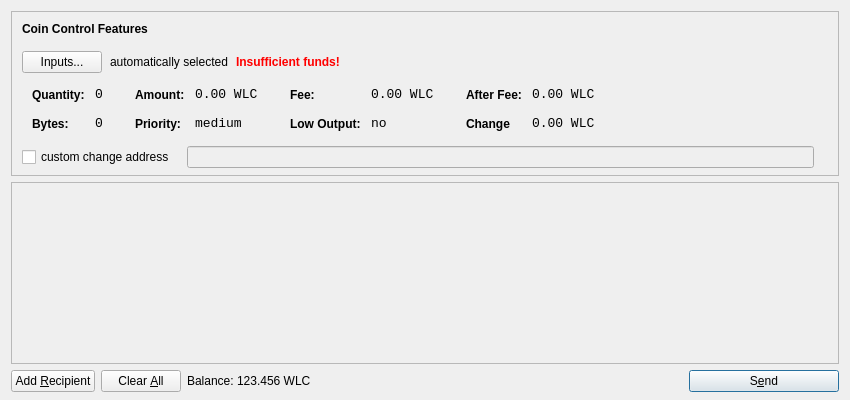
<?xml version="1.0" encoding="UTF-8"?>
<ui version="4.0">
 <class>SendCoinsDialog</class>
 <widget class="QDialog" name="SendCoinsDialog">
  <property name="geometry">
   <rect>
    <x>0</x>
    <y>0</y>
    <width>850</width>
    <height>400</height>
   </rect>
  </property>
  <property name="windowTitle">
   <string>Send Coins</string>
  </property>
  <layout class="QVBoxLayout" name="verticalLayout" stretch="0,1,0">
   <property name="bottomMargin">
    <number>8</number>
   </property>
   <item>
    <widget class="QFrame" name="frameCoinControl">
     <property name="sizePolicy">
      <sizepolicy hsizetype="Expanding" vsizetype="Expanding">
       <horstretch>0</horstretch>
       <verstretch>0</verstretch>
      </sizepolicy>
     </property>
     <property name="maximumSize">
      <size>
       <width>16777215</width>
       <height>16777215</height>
      </size>
     </property>
     <property name="frameShape">
      <enum>QFrame::StyledPanel</enum>
     </property>
     <property name="frameShadow">
      <enum>QFrame::Sunken</enum>
     </property>
     <layout class="QVBoxLayout" name="verticalLayoutCoinControl2">
      <property name="spacing">
       <number>-1</number>
      </property>
      <property name="leftMargin">
       <number>0</number>
      </property>
      <property name="topMargin">
       <number>0</number>
      </property>
      <property name="rightMargin">
       <number>0</number>
      </property>
      <property name="bottomMargin">
       <number>6</number>
      </property>
      <item>
       <layout class="QVBoxLayout" name="verticalLayoutCoinControl" stretch="0,0,0,0,1">
        <property name="spacing">
         <number>0</number>
        </property>
        <property name="leftMargin">
         <number>10</number>
        </property>
        <property name="topMargin">
         <number>10</number>
        </property>
        <item>
         <layout class="QHBoxLayout" name="horizontalLayoutCoinControl1">
          <property name="bottomMargin">
           <number>15</number>
          </property>
          <item>
           <widget class="QLabel" name="labelCoinControlFeatures">
            <property name="sizePolicy">
             <sizepolicy hsizetype="Preferred" vsizetype="Maximum">
              <horstretch>0</horstretch>
              <verstretch>0</verstretch>
             </sizepolicy>
            </property>
            <property name="font">
             <font>
              <weight>75</weight>
              <bold>true</bold>
             </font>
            </property>
            <property name="styleSheet">
             <string notr="true">font-weight:bold;</string>
            </property>
            <property name="text">
             <string>Coin Control Features</string>
            </property>
           </widget>
          </item>
         </layout>
        </item>
        <item>
         <layout class="QHBoxLayout" name="horizontalLayoutCoinControl2" stretch="0,0,0,0">
          <property name="spacing">
           <number>8</number>
          </property>
          <property name="bottomMargin">
           <number>10</number>
          </property>
          <item>
           <widget class="QPushButton" name="pushButtonCoinControl">
            <property name="styleSheet">
             <string notr="true"/>
            </property>
            <property name="text">
             <string>Inputs...</string>
            </property>
           </widget>
          </item>
          <item>
           <widget class="QLabel" name="labelCoinControlAutomaticallySelected">
            <property name="text">
             <string>automatically selected</string>
            </property>
            <property name="margin">
             <number>5</number>
            </property>
           </widget>
          </item>
          <item>
           <widget class="QLabel" name="labelCoinControlInsuffFunds">
            <property name="font">
             <font>
              <weight>75</weight>
              <bold>true</bold>
             </font>
            </property>
            <property name="styleSheet">
             <string notr="true">color:red;font-weight:bold;</string>
            </property>
            <property name="text">
             <string>Insufficient funds!</string>
            </property>
            <property name="margin">
             <number>5</number>
            </property>
           </widget>
          </item>
          <item>
           <spacer name="horizontalSpacerCoinControl">
            <property name="orientation">
             <enum>Qt::Horizontal</enum>
            </property>
            <property name="sizeHint" stdset="0">
             <size>
              <width>40</width>
              <height>1</height>
             </size>
            </property>
           </spacer>
          </item>
         </layout>
        </item>
        <item>
         <widget class="QWidget" name="widgetCoinControl" native="true">
          <property name="sizePolicy">
           <sizepolicy hsizetype="Preferred" vsizetype="Preferred">
            <horstretch>0</horstretch>
            <verstretch>0</verstretch>
           </sizepolicy>
          </property>
          <property name="minimumSize">
           <size>
            <width>0</width>
            <height>0</height>
           </size>
          </property>
          <property name="styleSheet">
           <string notr="true"/>
          </property>
          <layout class="QHBoxLayout" name="horizontalLayoutCoinControl5">
           <property name="margin">
            <number>0</number>
           </property>
           <item>
            <layout class="QHBoxLayout" name="horizontalLayoutCoinControl3" stretch="0,0,0,1">
             <property name="spacing">
              <number>20</number>
             </property>
             <property name="topMargin">
              <number>0</number>
             </property>
             <property name="bottomMargin">
              <number>10</number>
             </property>
             <item>
              <layout class="QFormLayout" name="formLayoutCoinControl1">
               <property name="horizontalSpacing">
                <number>10</number>
               </property>
               <property name="verticalSpacing">
                <number>14</number>
               </property>
               <property name="leftMargin">
                <number>10</number>
               </property>
               <property name="topMargin">
                <number>4</number>
               </property>
               <property name="rightMargin">
                <number>6</number>
               </property>
               <item row="0" column="0">
                <widget class="QLabel" name="labelCoinControlQuantityText">
                 <property name="styleSheet">
                  <string notr="true">font-weight:bold;</string>
                 </property>
                 <property name="text">
                  <string>Quantity:</string>
                 </property>
                 <property name="margin">
                  <number>0</number>
                 </property>
                </widget>
               </item>
               <item row="0" column="1">
                <widget class="QLabel" name="labelCoinControlQuantity">
                 <property name="font">
                  <font>
                   <family>Monospace</family>
                   <pointsize>10</pointsize>
                  </font>
                 </property>
                 <property name="cursor">
                  <cursorShape>IBeamCursor</cursorShape>
                 </property>
                 <property name="contextMenuPolicy">
                  <enum>Qt::ActionsContextMenu</enum>
                 </property>
                 <property name="text">
                  <string>0</string>
                 </property>
                 <property name="margin">
                  <number>0</number>
                 </property>
                 <property name="textInteractionFlags">
                  <set>Qt::LinksAccessibleByMouse|Qt::TextSelectableByKeyboard|Qt::TextSelectableByMouse</set>
                 </property>
                </widget>
               </item>
               <item row="1" column="0">
                <widget class="QLabel" name="labelCoinControlBytesText">
                 <property name="styleSheet">
                  <string notr="true">font-weight:bold;</string>
                 </property>
                 <property name="text">
                  <string>Bytes:</string>
                 </property>
                </widget>
               </item>
               <item row="1" column="1">
                <widget class="QLabel" name="labelCoinControlBytes">
                 <property name="font">
                  <font>
                   <family>Monospace</family>
                   <pointsize>10</pointsize>
                  </font>
                 </property>
                 <property name="cursor">
                  <cursorShape>IBeamCursor</cursorShape>
                 </property>
                 <property name="contextMenuPolicy">
                  <enum>Qt::ActionsContextMenu</enum>
                 </property>
                 <property name="text">
                  <string>0</string>
                 </property>
                 <property name="textInteractionFlags">
                  <set>Qt::LinksAccessibleByMouse|Qt::TextSelectableByKeyboard|Qt::TextSelectableByMouse</set>
                 </property>
                </widget>
               </item>
              </layout>
             </item>
             <item>
              <layout class="QFormLayout" name="formLayoutCoinControl2">
               <property name="horizontalSpacing">
                <number>10</number>
               </property>
               <property name="verticalSpacing">
                <number>14</number>
               </property>
               <property name="leftMargin">
                <number>6</number>
               </property>
               <property name="topMargin">
                <number>4</number>
               </property>
               <property name="rightMargin">
                <number>6</number>
               </property>
               <item row="0" column="0">
                <widget class="QLabel" name="labelCoinControlAmountText">
                 <property name="styleSheet">
                  <string notr="true">font-weight:bold;</string>
                 </property>
                 <property name="text">
                  <string>Amount:</string>
                 </property>
                 <property name="margin">
                  <number>0</number>
                 </property>
                </widget>
               </item>
               <item row="0" column="1">
                <widget class="QLabel" name="labelCoinControlAmount">
                 <property name="font">
                  <font>
                   <family>Monospace</family>
                   <pointsize>10</pointsize>
                  </font>
                 </property>
                 <property name="cursor">
                  <cursorShape>IBeamCursor</cursorShape>
                 </property>
                 <property name="contextMenuPolicy">
                  <enum>Qt::ActionsContextMenu</enum>
                 </property>
                 <property name="text">
                  <string>0.00 WLC</string>
                 </property>
                 <property name="textInteractionFlags">
                  <set>Qt::LinksAccessibleByMouse|Qt::TextSelectableByKeyboard|Qt::TextSelectableByMouse</set>
                 </property>
                </widget>
               </item>
               <item row="1" column="0">
                <widget class="QLabel" name="labelCoinControlPriorityText">
                 <property name="styleSheet">
                  <string notr="true">font-weight:bold;</string>
                 </property>
                 <property name="text">
                  <string>Priority:</string>
                 </property>
                </widget>
               </item>
               <item row="1" column="1">
                <widget class="QLabel" name="labelCoinControlPriority">
                 <property name="font">
                  <font>
                   <family>Monospace</family>
                   <pointsize>10</pointsize>
                  </font>
                 </property>
                 <property name="cursor">
                  <cursorShape>IBeamCursor</cursorShape>
                 </property>
                 <property name="contextMenuPolicy">
                  <enum>Qt::ActionsContextMenu</enum>
                 </property>
                 <property name="text">
                  <string>medium</string>
                 </property>
                 <property name="textInteractionFlags">
                  <set>Qt::LinksAccessibleByMouse|Qt::TextSelectableByKeyboard|Qt::TextSelectableByMouse</set>
                 </property>
                </widget>
               </item>
              </layout>
             </item>
             <item>
              <layout class="QFormLayout" name="formLayoutCoinControl3">
               <property name="horizontalSpacing">
                <number>10</number>
               </property>
               <property name="verticalSpacing">
                <number>14</number>
               </property>
               <property name="leftMargin">
                <number>6</number>
               </property>
               <property name="topMargin">
                <number>4</number>
               </property>
               <property name="rightMargin">
                <number>6</number>
               </property>
               <item row="0" column="0">
                <widget class="QLabel" name="labelCoinControlFeeText">
                 <property name="styleSheet">
                  <string notr="true">font-weight:bold;</string>
                 </property>
                 <property name="text">
                  <string>Fee:</string>
                 </property>
                 <property name="margin">
                  <number>0</number>
                 </property>
                </widget>
               </item>
               <item row="0" column="1">
                <widget class="QLabel" name="labelCoinControlFee">
                 <property name="font">
                  <font>
                   <family>Monospace</family>
                   <pointsize>10</pointsize>
                  </font>
                 </property>
                 <property name="cursor">
                  <cursorShape>IBeamCursor</cursorShape>
                 </property>
                 <property name="contextMenuPolicy">
                  <enum>Qt::ActionsContextMenu</enum>
                 </property>
                 <property name="text">
                  <string>0.00 WLC</string>
                 </property>
                 <property name="textInteractionFlags">
                  <set>Qt::LinksAccessibleByMouse|Qt::TextSelectableByKeyboard|Qt::TextSelectableByMouse</set>
                 </property>
                </widget>
               </item>
               <item row="1" column="0">
                <widget class="QLabel" name="labelCoinControlLowOutputText">
                 <property name="styleSheet">
                  <string notr="true">font-weight:bold;</string>
                 </property>
                 <property name="text">
                  <string>Low Output:</string>
                 </property>
                </widget>
               </item>
               <item row="1" column="1">
                <widget class="QLabel" name="labelCoinControlLowOutput">
                 <property name="font">
                  <font>
                   <family>Monospace</family>
                   <pointsize>10</pointsize>
                  </font>
                 </property>
                 <property name="cursor">
                  <cursorShape>IBeamCursor</cursorShape>
                 </property>
                 <property name="contextMenuPolicy">
                  <enum>Qt::ActionsContextMenu</enum>
                 </property>
                 <property name="text">
                  <string>no</string>
                 </property>
                 <property name="textInteractionFlags">
                  <set>Qt::LinksAccessibleByMouse|Qt::TextSelectableByKeyboard|Qt::TextSelectableByMouse</set>
                 </property>
                </widget>
               </item>
              </layout>
             </item>
             <item>
              <layout class="QFormLayout" name="formLayoutCoinControl4">
               <property name="horizontalSpacing">
                <number>10</number>
               </property>
               <property name="verticalSpacing">
                <number>14</number>
               </property>
               <property name="leftMargin">
                <number>6</number>
               </property>
               <property name="topMargin">
                <number>4</number>
               </property>
               <property name="rightMargin">
                <number>6</number>
               </property>
               <item row="0" column="0">
                <widget class="QLabel" name="labelCoinControlAfterFeeText">
                 <property name="styleSheet">
                  <string notr="true">font-weight:bold;</string>
                 </property>
                 <property name="text">
                  <string>After Fee:</string>
                 </property>
                 <property name="margin">
                  <number>0</number>
                 </property>
                </widget>
               </item>
               <item row="0" column="1">
                <widget class="QLabel" name="labelCoinControlAfterFee">
                 <property name="font">
                  <font>
                   <family>Monospace</family>
                   <pointsize>10</pointsize>
                  </font>
                 </property>
                 <property name="cursor">
                  <cursorShape>IBeamCursor</cursorShape>
                 </property>
                 <property name="contextMenuPolicy">
                  <enum>Qt::ActionsContextMenu</enum>
                 </property>
                 <property name="text">
                  <string>0.00 WLC</string>
                 </property>
                 <property name="textInteractionFlags">
                  <set>Qt::LinksAccessibleByMouse|Qt::TextSelectableByKeyboard|Qt::TextSelectableByMouse</set>
                 </property>
                </widget>
               </item>
               <item row="1" column="0">
                <widget class="QLabel" name="labelCoinControlChangeText">
                 <property name="styleSheet">
                  <string notr="true">font-weight:bold;</string>
                 </property>
                 <property name="text">
                  <string>Change</string>
                 </property>
                </widget>
               </item>
               <item row="1" column="1">
                <widget class="QLabel" name="labelCoinControlChange">
                 <property name="font">
                  <font>
                   <family>Monospace</family>
                   <pointsize>10</pointsize>
                  </font>
                 </property>
                 <property name="cursor">
                  <cursorShape>IBeamCursor</cursorShape>
                 </property>
                 <property name="contextMenuPolicy">
                  <enum>Qt::ActionsContextMenu</enum>
                 </property>
                 <property name="text">
                  <string>0.00 WLC</string>
                 </property>
                 <property name="textInteractionFlags">
                  <set>Qt::LinksAccessibleByMouse|Qt::TextSelectableByKeyboard|Qt::TextSelectableByMouse</set>
                 </property>
                </widget>
               </item>
              </layout>
             </item>
            </layout>
           </item>
          </layout>
         </widget>
        </item>
        <item>
         <layout class="QHBoxLayout" name="horizontalLayoutCoinControl4" stretch="0,0,0">
          <property name="spacing">
           <number>12</number>
          </property>
          <property name="sizeConstraint">
           <enum>QLayout::SetDefaultConstraint</enum>
          </property>
          <property name="topMargin">
           <number>5</number>
          </property>
          <property name="rightMargin">
           <number>5</number>
          </property>
          <item>
           <widget class="QCheckBox" name="checkBoxCoinControlChange">
            <property name="text">
             <string>custom change address</string>
            </property>
           </widget>
          </item>
          <item>
           <widget class="QLineEdit" name="lineEditCoinControlChange">
            <property name="enabled">
             <bool>false</bool>
            </property>
            <property name="sizePolicy">
             <sizepolicy hsizetype="Expanding" vsizetype="Fixed">
              <horstretch>0</horstretch>
              <verstretch>0</verstretch>
             </sizepolicy>
            </property>
           </widget>
          </item>
          <item>
           <widget class="QLabel" name="labelCoinControlChangeLabel">
            <property name="sizePolicy">
             <sizepolicy hsizetype="Preferred" vsizetype="Expanding">
              <horstretch>0</horstretch>
              <verstretch>0</verstretch>
             </sizepolicy>
            </property>
            <property name="minimumSize">
             <size>
              <width>0</width>
              <height>0</height>
             </size>
            </property>
            <property name="text">
             <string/>
            </property>
            <property name="margin">
             <number>3</number>
            </property>
           </widget>
          </item>
         </layout>
        </item>
        <item>
         <spacer name="verticalSpacerCoinControl">
          <property name="orientation">
           <enum>Qt::Vertical</enum>
          </property>
          <property name="sizeHint" stdset="0">
           <size>
            <width>800</width>
            <height>1</height>
           </size>
          </property>
         </spacer>
        </item>
       </layout>
      </item>
     </layout>
    </widget>
   </item>
   <item>
    <widget class="QScrollArea" name="scrollArea">
     <property name="widgetResizable">
      <bool>true</bool>
     </property>
     <widget class="QWidget" name="scrollAreaWidgetContents">
      <property name="geometry">
       <rect>
        <x>0</x>
        <y>0</y>
        <width>830</width>
        <height>165</height>
       </rect>
      </property>
      <layout class="QVBoxLayout" name="verticalLayout_2">
       <property name="margin">
        <number>0</number>
       </property>
       <item>
        <layout class="QVBoxLayout" name="entries">
         <property name="spacing">
          <number>6</number>
         </property>
        </layout>
       </item>
       <item>
        <spacer name="verticalSpacer">
         <property name="orientation">
          <enum>Qt::Vertical</enum>
         </property>
         <property name="sizeHint" stdset="0">
          <size>
           <width>20</width>
           <height>40</height>
          </size>
         </property>
        </spacer>
       </item>
      </layout>
     </widget>
    </widget>
   </item>
   <item>
    <layout class="QHBoxLayout" name="horizontalLayout">
     <item>
      <widget class="QPushButton" name="addButton">
       <property name="toolTip">
        <string>Send to multiple recipients at once</string>
       </property>
       <property name="text">
        <string>Add &amp;Recipient</string>
       </property>
       <property name="icon">
        <iconset resource="../bitcoin.qrc">
         <normaloff>:/icons/add</normaloff>:/icons/add</iconset>
       </property>
       <property name="autoDefault">
        <bool>false</bool>
       </property>
      </widget>
     </item>
     <item>
      <widget class="QPushButton" name="clearButton">
       <property name="sizePolicy">
        <sizepolicy hsizetype="Minimum" vsizetype="Fixed">
         <horstretch>0</horstretch>
         <verstretch>0</verstretch>
        </sizepolicy>
       </property>
       <property name="toolTip">
        <string>Remove all transaction fields</string>
       </property>
       <property name="text">
        <string>Clear &amp;All</string>
       </property>
       <property name="icon">
        <iconset resource="../bitcoin.qrc">
         <normaloff>:/icons/remove</normaloff>:/icons/remove</iconset>
       </property>
       <property name="autoRepeatDelay">
        <number>300</number>
       </property>
       <property name="autoDefault">
        <bool>false</bool>
       </property>
      </widget>
     </item>
     <item>
      <layout class="QHBoxLayout" name="horizontalLayout_2">
       <property name="spacing">
        <number>3</number>
       </property>
       <item>
        <widget class="QLabel" name="label">
         <property name="sizePolicy">
          <sizepolicy hsizetype="Preferred" vsizetype="Fixed">
           <horstretch>0</horstretch>
           <verstretch>0</verstretch>
          </sizepolicy>
         </property>
         <property name="text">
          <string>Balance:</string>
         </property>
        </widget>
       </item>
       <item>
        <widget class="QLabel" name="labelBalance">
         <property name="sizePolicy">
          <sizepolicy hsizetype="Preferred" vsizetype="Fixed">
           <horstretch>0</horstretch>
           <verstretch>0</verstretch>
          </sizepolicy>
         </property>
         <property name="cursor">
          <cursorShape>IBeamCursor</cursorShape>
         </property>
         <property name="text">
          <string>123.456 WLC</string>
         </property>
         <property name="textInteractionFlags">
          <set>Qt::LinksAccessibleByMouse|Qt::TextSelectableByKeyboard|Qt::TextSelectableByMouse</set>
         </property>
        </widget>
       </item>
      </layout>
     </item>
     <item>
      <spacer name="horizontalSpacer">
       <property name="orientation">
        <enum>Qt::Horizontal</enum>
       </property>
       <property name="sizeHint" stdset="0">
        <size>
         <width>40</width>
         <height>20</height>
        </size>
       </property>
      </spacer>
     </item>
     <item>
      <widget class="QPushButton" name="sendButton">
       <property name="minimumSize">
        <size>
         <width>150</width>
         <height>0</height>
        </size>
       </property>
       <property name="toolTip">
        <string>Confirm the send action</string>
       </property>
       <property name="text">
        <string>S&amp;end</string>
       </property>
       <property name="icon">
        <iconset resource="../bitcoin.qrc">
         <normaloff>:/icons/send</normaloff>:/icons/send</iconset>
       </property>
       <property name="default">
        <bool>true</bool>
       </property>
      </widget>
     </item>
    </layout>
   </item>
  </layout>
 </widget>
 <resources>
  <include location="../bitcoin.qrc"/>
 </resources>
 <connections/>
</ui>
